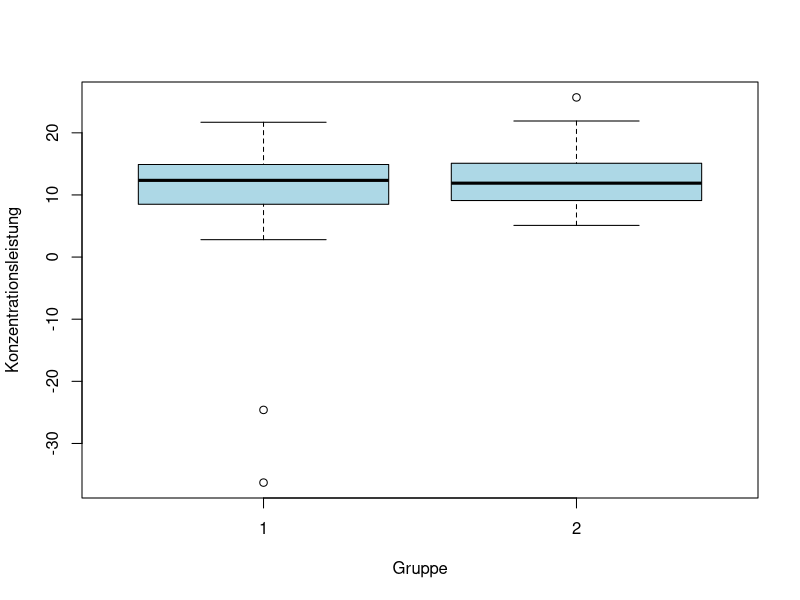
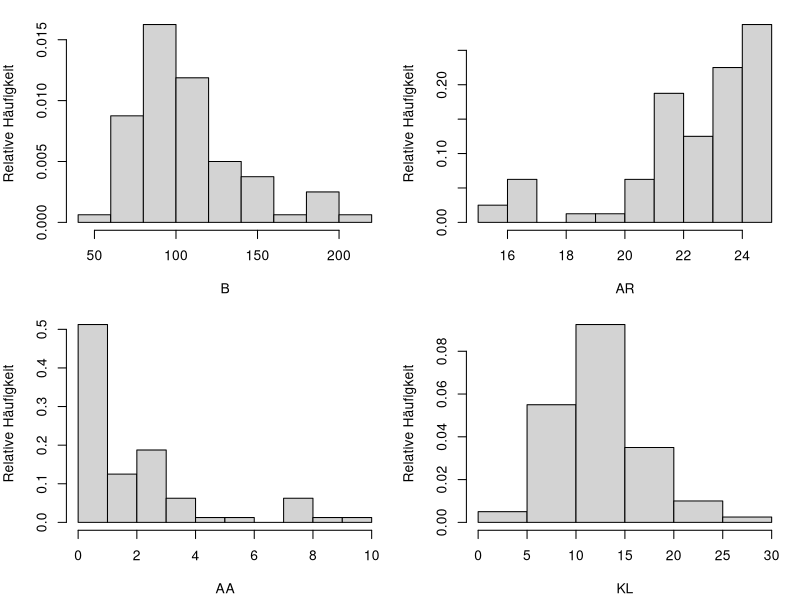
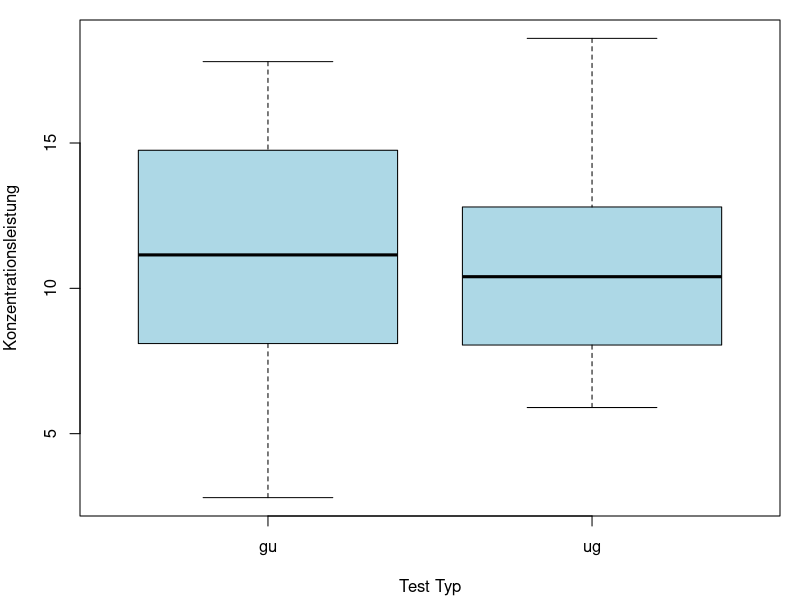
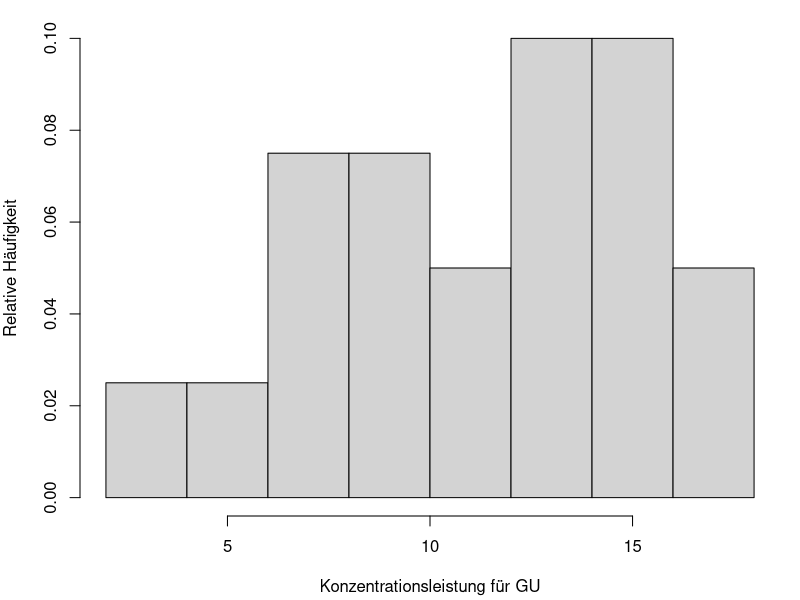
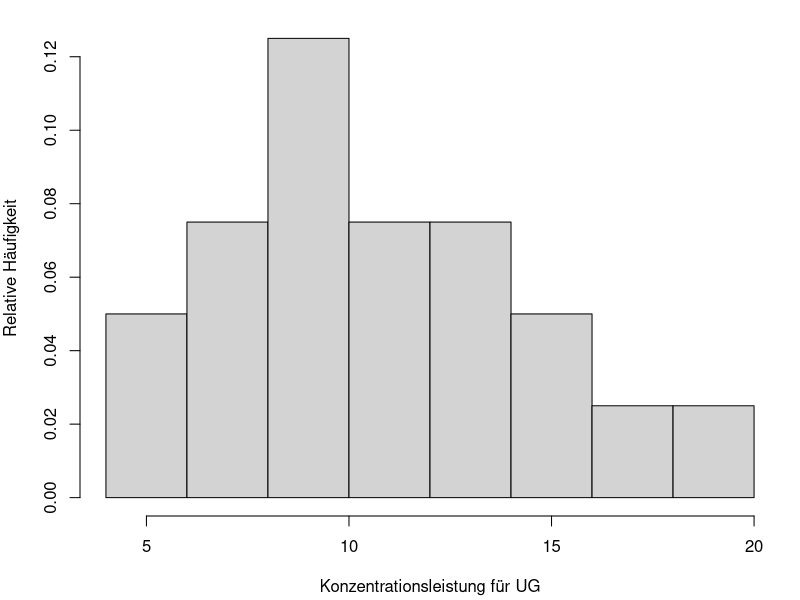
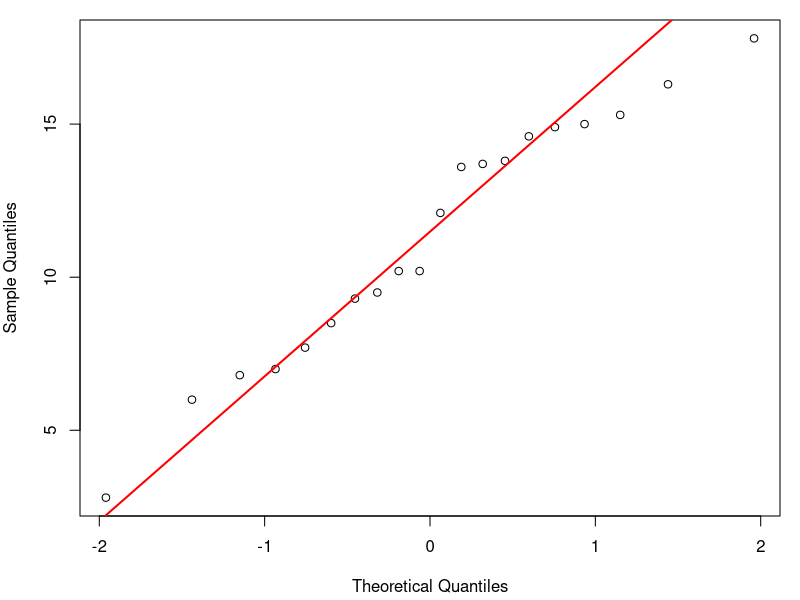
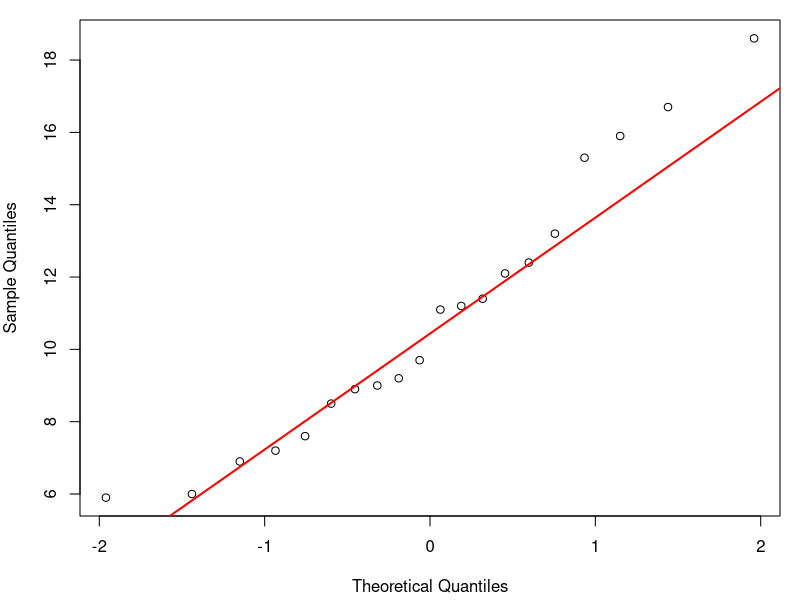
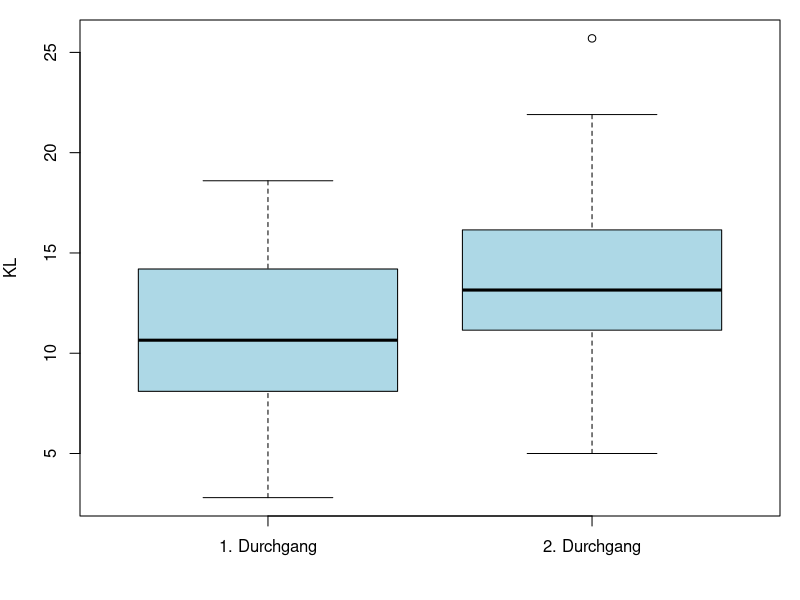

Here is the R script that generated these plots, in order:
library(car)

df <- read.table("Konzentrationsdaten.txt", header=TRUE)
head(df)
dim(df)

# Überprüfung auf NA-Werte
sum(is.na(df)) # 0

# Betrachtung der Verteilung der KL nach Gruppe
boxplot(df$KL ~ df$gruppe, col = "lightblue",
        xlab = "Gruppe", ylab = "Konzentrationsleistung")
# Häufigkeitsverteilung der AF
table(df$AF)

# Entfernen der Zeile mit Extremwerten:
df <- df[df$id != "14",]

attach(df)
# Betrachtung der Verteilung der Daten nach Entfernung der Extremwerten
# Histogramme von der Bearbeitungszeit, Anzahl richtiger Zeichen, 
# Anzahl ausgelassener (richtiger) Zeichen, Konzentrationsleistung
par(mar = c(4.2, 4, 1, 1), mfrow = c(2, 2)) 
hist(B, main = "", ylab = "Relative Häufigkeit", probability = TRUE) 
hist(AR, main = "", ylab = "Relative Häufigkeit", probability = TRUE) 
hist(AA, main = "", ylab = "Relative Häufigkeit", probability = TRUE) 
hist(KL, main = "", ylab = "Relative Häufigkeit", probability = TRUE)

par(mfrow = c(1, 1)) 

# Umwandlung der Variablen in Faktoren:
gruppe <- as.factor(gruppe) 
id <- as.factor(id)
durchgang <- as.factor(durchgang)
test_typ <- as.factor(test_typ)

detach(df)

# AUFGABE 1
# Zwei unverbundene Stichproben

df_durchgang1 <- subset(df, durchgang == 1)
durchgang1_gu_kl <- df_durchgang1[df_durchgang1$test_typ == "gu", ]$KL
durchgang1_ug_kl <- df_durchgang1[df_durchgang1$test_typ == "ug", ]$KL

# Vergleich der Konzentrationsleistung zwischen GU- und UG-Test im ersten Durchgang
boxplot(df_durchgang1$KL ~ df_durchgang1$test_typ, col = "lightblue",
        xlab = "Test Typ", ylab = "Konzentrationsleistung")

# Verteilung der Konzentrationsleistung für GU im ersten Durchgang
hist(durchgang1_gu_kl, xlab = "Konzentrationsleistung für GU",
     ylab = "Relative Häufigkeit", probability = TRUE, main = "")

# Verteilung der Konzentrationsleistung für UG im ersten Durchgang
hist(durchgang1_ug_kl, xlab = "Konzentrationsleistung für UG",
     ylab = "Relative Häufigkeit", probability = TRUE, main = "")

# Rechne Kolmogorov-Smirnov-Test auf Normalverteilung
# GU Test:
mu <- mean(durchgang1_gu_kl) # 11.255
sigma2 <- var(durchgang1_gu_kl) # 16.22261
ks.test(durchgang1_gu_kl, y="pnorm", mean=mu, sd=sqrt(sigma2))
# p-value = 0.6115

# UG Test:
mu <- mean(durchgang1_ug_kl) # 10.84
sigma2 <- var(durchgang1_ug_kl) # 13.36147
ks.test(durchgang1_ug_kl, y="pnorm", mean=mu, sd=sqrt(sigma2))
# p-value = 0.8863

# Wir verwerfen die H0 bei beiden Testen nicht, dass die Daten aus einer 
# N(mu, sqrt(sigma2))-Verteilung stammen -> nichts spricht dagegen, 
# dass die Daten normalverteilt sind

# Zusätzlich erstellen wir das QQ-Plot, um visuell die NV-Annahme zu überprüfen:
# QQ-Plot zur Überprüfung der Normalverteilung der Konzentrationsleistung (KL) (GU-Test)
qqnorm(durchgang1_gu_kl, main = "")
qqline(durchgang1_gu_kl, col = "red", lwd = 2)

# QQ-Plot zur Überprüfung der Normalverteilung der Konzentrationsleistung (KL) (UG-Test)
qqnorm(durchgang1_ug_kl, main = "")
qqline(durchgang1_ug_kl, col = "red", lwd = 2)
# Die Q-Q Plots zeigen, dass die Daten für beide Testgruppen (GU und UG) 
# annähernd normalverteilt sind. Die Anzahl an Beobachtungen ist aber niedrig. 

# Zusätzlich: Shapiro-Wilk-Normalitätstest verwirft die H0 auch nicht:
shapiro.test(durchgang1_gu_kl) # p-value = 0.5617
shapiro.test(durchgang1_ug_kl) # p-value = 0.3286

var.test(durchgang1_gu_kl, durchgang1_ug_kl) 
# p-value = 0.6767 => die Varianzen sind nicht signifikant unterschiedlich

# Verwenden wir den t-Test zur Überprüfung der Unterschiede 
# in Konzentrationsscores zwischen GU und UG Test:
t.test(durchgang1_gu_kl, durchgang1_ug_kl)
# oder alternativ: t.test(KL ~ gruppe, data = df_durchgang1)
# p-value = 0.7348 => die Unterschiede sind nicht signifikant!


# AUFGABE 2
# Zwei verbundene Stichproben

# a) Verbesserung des Konzentrationsscores durch Wiederholungseffekt
durchgang1_kl <- df[df$durchgang == "1", ]$KL
durchgang2_kl <- df[df$durchgang == "2", ]$KL

# Verbesserung des Konzentrationsscores durch Wiederholungseffekt
boxplot(durchgang1_kl,
        durchgang2_kl,
        names = c("1. Durchgang", "2. Durchgang"),
        ylab = "KL",
        xlab = "", horizontal = FALSE, col = "lightblue")

par(mfrow = c(1, 2)) 

# Verteilung des Konzentrationsscores im 1. Durchgang
hist(durchgang1_kl, xlab = "KL für 1. Durchgang", 
     ylab = "Relative Häufigkeit", probability = TRUE, main = "")
lines(density(durchgang1_kl), col = "blue", lwd = 2)
abline(v = median(durchgang1_kl), col = "red", lwd = 2, lty = 2)
legend("topright", legend = c("Dichte", "Median"), 
       col = c("blue", "red"), lwd = 2, lty = c(1, 2), bty = "n")

# Verteilung des Konzentrationsscores im 2. Durchgang
hist(durchgang2_kl, xlab = "KL für 2. Durchgang", 
     ylab = "Relative Häufigkeit", probability = TRUE, main = "", breaks = 9)
lines(density(durchgang2_kl), col = "blue", lwd = 2)
abline(v = median(durchgang2_kl), col = "red", lwd = 2, lty = 2)
legend("topright", legend = c("Dichte", "Median"), 
       col = c("blue", "red"), lwd = 2, lty = c(1, 2), bty = "n")
par(mfrow = c(1, 1)) 

differences <- durchgang2_kl - durchgang1_kl

mu <- mean(differences) # 2.7125
sigma2 <- var(differences) # 10.26369

ks.test(differences, y="pnorm", mean=mu, sd=sqrt(sigma2)) 
# p-value = 0.676 => wir können die H0 beibehalten

# Zusätlich:
shapiro.test(differences) # p-value = 0.1214 => H0 wird beibehalten

# QQ-Plot der Differenzen im Konzentrationsscore
qqnorm(differences, main="")
qqline(differences, col = "red", lwd = 2)
# Differenzen sind normalverteilt => wir können t-test verwenden

# t.test(zweiter_durchgang_kl, erster_durchgang_kl, paired = TRUE, alternative = "greater")
t.test(differences, alternative = "greater")
# p-value = 2.033e-06, wir lehnen H0 ab => entscheiden für H1 (2. Durchgang > 1. Durchgang)
# => die Konzentrationsscore verbessert sich durch einen Wiederholungseffekt

# b) Verbesserung der Bearbeitungszeit durch Wiederholungseffekt
durchgang1_zeit <- df[df$durchgang == "1", ]$B
durchgang2_zeit <- df[df$durchgang == "2", ]$B

# Verbesserung des Bearbeitungszeit durch Wiederholungseffekt
boxplot(durchgang1_zeit,
        durchgang2_zeit,
        names = c("1. Durchgang", "2. Durchgang"),
        ylab = "Bearbeitungzeit",
        xlab = "", horizontal = FALSE, col = "lightblue")

par(mfrow = c(1, 2)) 
# Verteilung des Bearbeitungszeit im 1. Durchgang
hist(durchgang1_zeit, xlab = "Bearbeitungszeit für 1. Durchgang", 
     ylab = "Relative Häufigkeit", probability = TRUE, 
     main = "")
lines(density(durchgang1_zeit), col = "blue", lwd = 2)
abline(v = median(durchgang1_zeit), col = "red", lwd = 2, lty = 2)
legend("topright", legend = c("Dichte", "Median"), 
       col = c("blue", "red"), lwd = 2, lty = c(1, 2), bty = "n")

# Verteilung des Bearbeitungszeit im 2. Durchgang
hist(durchgang2_zeit, xlab = "Bearbeitungszeit für 2. Durchgang", 
     ylab = "Relative Häufigkeit", probability = TRUE, 
     main = "")
lines(density(durchgang2_zeit), col = "blue", lwd = 2)
abline(v = median(durchgang2_zeit), col = "red", lwd = 2, lty = 2)
legend("topright", legend = c("Dichte", "Median"), 
       col = c("blue", "red"), lwd = 2, lty = c(1, 2), bty = "n")
par(mfrow = c(1, 1)) 

differences <- durchgang2_zeit - durchgang1_zeit

mu <- mean(differences) # -16.8175
sigma2 <- var(differences) # 635.8917

ks.test(differences, y="pnorm", mean=mu, sd=sqrt(sigma2))
# p-value = 0.4376 => wir lehnen H0 nicht ab

# Zusätlich:
shapiro.test(differences) # p-value = 0.1187=> H0 wird beibehalten

# QQ-Plot der Differenzen im Bearbeitungszeit
qqnorm(differences, main="")
qqline(differences, col = "red", lwd = 2)
# Differenzen sind normalverteilt => wir können t-test verwenden

# t.test(durchgang2_zeit, durchgang1_zeit, paired = TRUE, alternative = "less")
t.test(differences, alternative = "less")
# p-value = 7.098e-05 => wie lehnen H0 ab => die Bearbeitungszeit hat sich verbessert 


# AUFGABE 3
# Ist eine potentielle Verbesserung des Konzentrationsscores durch Wiederholung 
# größer, wenn exakt der gleiche Test wiederholt wird (Gruppe 1) im Vergleich 
# dazu, dass von UG auf GU gewechselt wird (Gruppe 2)?

# Gruppe 1:
gruppe1_durchgang1_kl <- df[df$gruppe == "1" & df$durchgang == "1", ]$KL
gruppe1_durchgang2_kl <- df[df$gruppe == "1" & df$durchgang == "2", ]$KL

differences1 <- gruppe1_durchgang2_kl - gruppe1_durchgang1_kl

mu <- mean(differences1) # 2.31
sigma2 <- var(differences1) # 9.942

ks.test(differences1, y="pnorm", mean=mu, sd=sqrt(sigma2))
# p-value = 0.9548 => wir lehnen H0 nicht ab

# Zusätlich:
shapiro.test(differences1) # p-value = 0.2586 => H0 wird beibehalten

# QQ-Plot der Differenzen in Konzentrationsscores für die 1. Gruppe
qqnorm(differences1, main="")
qqline(differences1, col = "red", lwd = 2)
# Differenzen sind normalverteilt => wir können t-test verwenden

t.test(gruppe1_durchgang2_kl, gruppe1_durchgang1_kl, paired = TRUE, alternative = "greater")
t.test(differences1, alternative = "greater")
# p-value = 0.001986 => die Differenzen sind signifikant, KL verbessert sich

# Gruppe 2:
gruppe2_durchgang1_kl <- df[df$gruppe == "2" & df$durchgang == "1", ]$KL
gruppe2_durchgang2_kl <- df[df$gruppe == "2" & df$durchgang == "2", ]$KL

differences2 <- gruppe2_durchgang2_kl - gruppe2_durchgang1_kl

mu <- mean(differences2) # 3.115
sigma2 <- var(differences2) # 10.7845

ks.test(differences2, y="pnorm", mean=mu, sd=sqrt(sigma2))
# p-value = 0.9467 => wir lehnen H0 nicht ab

# Zusätlich:
shapiro.test(differences2) # p-value = 0.6598 => H0 wird beibehalten

# QQ-Plot der Differenzen in Konzentrationsscores für die 2. Gruppe
qqnorm(differences2, main="")
qqline(differences2, col = "red", lwd = 2)
# Differenzen sind normalverteilt => wir können t-test verwenden

t.test(gruppe2_durchgang2_kl, gruppe2_durchgang1_kl, paired = TRUE, alternative = "greater")
t.test(differences2, alternative = "greater")
# p-value = 0.0002205 => die Differenzen sind signifikant, KL verbessert sich

var.test(differences1, differences2) 
# p-value = 0.8611 => die Varianzen sind nicht signifikant unterschiedlich

t.test(differences1, differences2, alternative = "greater")
# p-value = 0.783
# Ja, die Verbesserung des Konzentrationsscores ist größer, wenn derselbe Test 
# wiederholt wird (Gruppe 1) im Vergleich zum Wechsel von UG zu GU (Gruppe 2)
